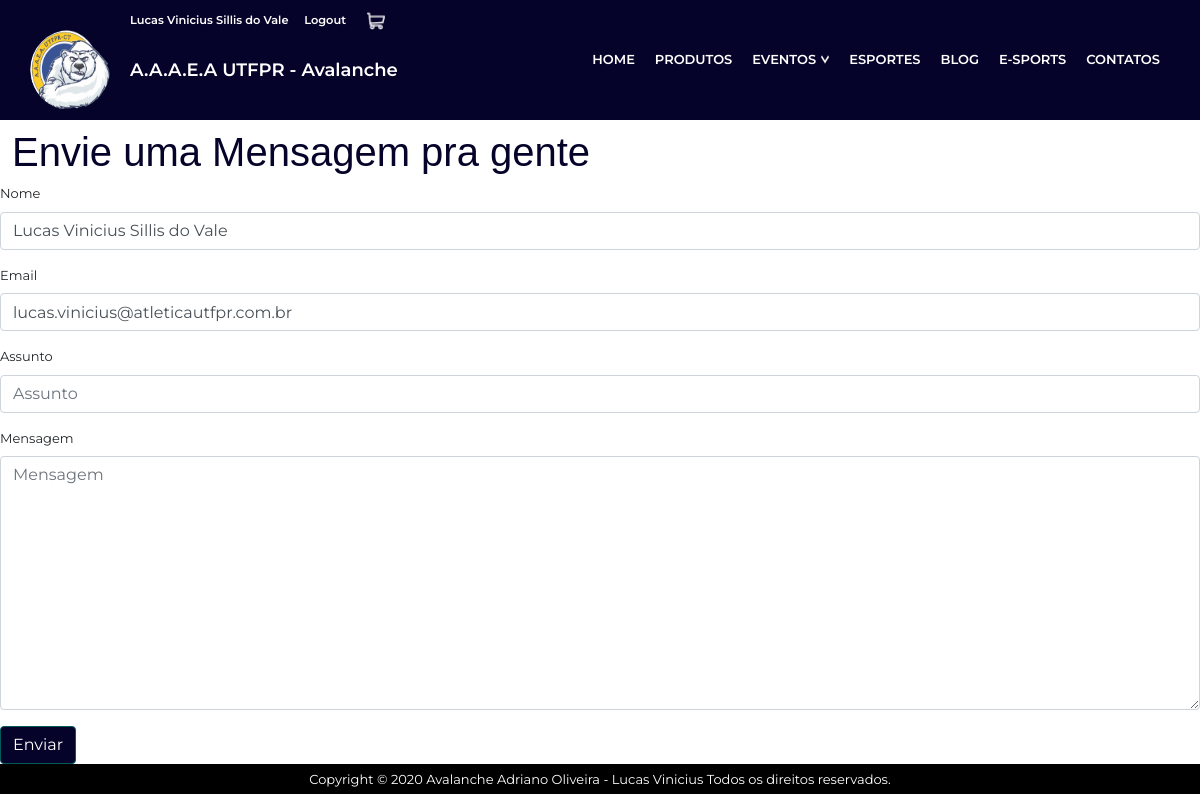
Screenshot of /Contatos/ (signed in) with the database file from the repository.
### Contas/models.py (models this page shows, shortened)
class user(AbstractBaseUser, PermissionsMixin):
    Cursos = (
    ('Nenhum', 'Nenhum'), ('Administração', 'Administração'), ('Arquitetura e Urbanismo', 'Arquitetura e Urbanismo'),
    ('Bacharelado em Química', 'Bacharelado em Química'),
    ('Comunicação Organizacional', 'Comunicação Organizacional'),
    ('Design', 'Design'),
    ('Educação Física', 'Educação Física'),
    ('Engenharia Ambiental e Sanitária', 'Engenharia Ambiental e Sanitária'),
    ('Engenharia Civil', 'Engenharia Civil'),
    ('Engenharia de Computação', 'Engenharia de Computação'),
    ('Engenharia de Controle e Automação', 'Engenharia de Controle e Automação'),
    ('Engenharia Elétrica', 'Engenharia Elétrica'),
    ('Engenharia Eletrônica', 'Engenharia Eletrônica'),
    ('Engenharia Mecânica', 'Engenharia Mecânica'),
    ('Engenharia Mecatrônica', 'Engenharia Mecatrônica'),
    ('Licenciatura em Física', 'Licenciatura em Física'),
    ('Licenciatura em Letras Inglês', 'Licenciatura em Letras Inglês'),
    ('Licenciatura em Letras Português', 'Licenciatura em Letras Português'),
    ('Licenciatura em Matemática', 'Licenciatura em Matemática'),
    ('Licenciatura em Química', 'Licenciatura em Química'),
    ('Sistemas da Informação', 'Sistemas da Informação'),
    ('Tecnologia em Controle e Automação', 'Tecnologia em Controle e Automação'),
    ('Tecnologia em Design Gráfico', 'Tecnologia em Design Gráfico'),
    ('Tecnologia em Radiologia', 'Tecnologia em Radiologia'),
    ('Tecnologia em Sistemas de Telecomunicação', 'Tecnologia em sistemas de Telecomunicação')
    )
    Nome_completo = models.CharField(max_length=255, null=True,unique=True,help_text="Digite o seu nome COMPLETO")
    email = models.EmailField(max_length=255, unique=True, null=True)
    is_active = models.BooleanField(default=True, null=True)
    is_staff = models.BooleanField(default=False, null=True,verbose_name='Diretor')
    Socio = models.BooleanField(default=False, null=True)
    CPF = BRCPFField(max_length=14,unique=True,blank=False,null=False)
    Curso = models.CharField(max_length=255, choices=Cursos, null=True)
    Registro_Academico = models.IntegerField(blank=True,unique=True,null=True,help_text="Caso não é aluno da utfpr,deixar em Branco")
    Telefone = PhoneNumberField(null=False,blank=False,region='BR')
    termos = models.BooleanField(default=True, null=False,verbose_name="Termo de Aceite")
    timestamp = models.DateTimeField(auto_now_add=True, null=True)
    objects = UserManager()
    USERNAME_FIELD = 'email'
    REQUIRED_FIELDS = ['Nome_completo', 'CPF', 'Curso','Telefone']
    def get_nome_completo(self):
        return self.Nome_completo
    def get_email(self):
        return self.email
    @property
    def get_socio(self):
        return self.Socio
    class Meta:
        verbose_name = 'Usuário'
        verbose_name_plural = 'Usuários'
        ordering = ['Nome_completo']

### Avalancheutfpr/views.py (the view)
# urls.py: path('Contatos/', Contatos, name='Contatos'),
def Contatos(request):
    initial = None
    if request.user.is_authenticated:
        initial = {
            'name':request.user.get_nome_completo(),
            'email':request.user.get_email()
                   }
    if request.method == 'POST':
        form = Form_contatos(request.POST, initial=initial)
        if form.is_valid():
            form.save()
            messages.success(request, "Recebemos seu contato e logo retornaremos")
            form = Form_contatos(initial=initial)
            context = {
                'form': form
            }
            return render(request, 'Contatos.html', context)
        else:
            messages.error(request, 'Houve falha no seu contato, verifique os campos do formulario')
    else:
        form = Form_contatos(initial=initial)
    context = {
        'form':form
    }
    return render(request,'Contatos.html',context)

### Avalancheutfpr/forms.py
class Form_contatos(forms.ModelForm):
    class Meta:
        model = contatos
        fields = ['name','email','assunto','mensagem']

### Avalancheutfpr/templates/Contatos.html (shortened to what this page needs)
{% extends 'Base.html' %}
{%load static%}
{%load bootstrap4 %}
{%block body%}
<h1 style="font-family:'Road_Rage', Arial, Helvetica, sans-serif; color:#050329; padding:1vh 0 0 1vw;">Envie uma Mensagem pra gente</h1>
<form  method="post" class="form_contato">
        {%bootstrap_form form%}
        {% buttons%}
        <button type="submit" class="btn btn-primary">Enviar</button>
        {% endbuttons %}
    </form>
{%endblock%}

### Avalancheutfpr/templates/Base.html (shortened to what this page needs)
{% load static %}
{%load bootstrap4 %}
<html>
	<head>
        {% bootstrap_css %}
		<link href="{% static 'css/style.css' %}" rel="stylesheet"/>
	</head>
	<body>
		<header>
            {%if user.is_authenticated%}
            <div class="adicional">
            <div class="usuario"><pre><a href="{%url 'Minha_Conta'%}">{{user.Nome_completo}}</a>     <a href="{%url 'Logout'%}">Logout</a> </pre></div>
            <a href="{% url 'Carrinho'%}"><div class="cart-icon"><img src="{% static 'assets/Cart.png' %}"></div></a>
            </div>
            {%else%}
    <div class="adicional">
        <div class="usuario"><pre><a href="{%url 'Login'%}">Login</a>     <a href="{%url 'Cadastro'%}">Cadastre-se</a></pre></div>
        <a href="{% url 'Carrinho'%}"><div class="cart-icon"><img src="{% static 'assets/Cart.png' %}"></div></a>
    </div>
            {%endif%}
    <div class="header">
        <div class="logo">
            <div class="logoimg"><a href="{% url 'Home'%}"><img src="{%static 'assets/logo.png'%}"></a></div>
        </div>
        <div class="logo-texto"><a href="{% url 'Home'%}">A.A.A.E.A UTFPR - Avalanche</a></div>
        <div class="menu">
             <nav class="menu_nav">
                <ul>
                    <li ><a href="{% url 'Home' %}">Home</a></li>
                    <li><a href="{% url 'Produtos'%}">Produtos</a></li>
                    <li><a href="#">Eventos<img src="{% static 'assets/seta-baixo.png'%}"></a>
                    </li>
                    <li><a href="{% url 'Esportes'%}">Esportes</a></li>
                    <li><a href="{% url 'Blog'%}">Blog</a></li>
                    <li><a href="{% url 'E-sports'%}">E-Sports</a></li>
                    <li><a href="{% url 'Contatos'%}">Contatos</a></li>
                </ul>
            </nav>
        </div>
    </div>
    </header>
		{%block body%}
		{%endblock%}
		<footer>
    <div class="footer--area">
        <div class="footer--item">
                Copyright © 2020  Avalanche Adriano Oliveira - Lucas Vinicius Todos os direitos reservados.
        </div>
    </div>
</footer>
	</body>
</html>

### Avalancheutfpr/static/css/style.css (style rules this page uses)
* { margin:0; padding:0; box-sizing:border-box; }
body { font-family:'Montserrat', Arial, Helvetica, sans-serif; font-size:13px; overflow-x:hidden; }
header { height:120px; background-color:#050329 ; color:#FFF; position: sticky; top: 0; }
.adicional { max-width:1140px; height:20px; margin:auto; padding-top: 12px; display:flex; }
.adicional .usuario a, .adicional .usuario pre { text-decoration: none; font-weight: 600; font-family:'Montserrat', Arial, Helvetica, sans-serif; color: #FFF; }
.adicional .usuario { margin-left: 100px; }
.adicional img { width: 18px; height: 18px; margin-left: 100%; }
.header { max-width:1140px; height:100px; margin:auto; display:flex; align-items:center; }
.logo { width:100px; }
.logoimg img { width:80px; height:80px; background-color:#050329; border-radius:40px; }
.logo-texto { font-size: 18px; font-weight: 600; }
.logo-texto a { text-decoration:None; color:white; }
.menu { flex:1; display:flex; justify-content: flex-end; }
.menu li { list-style:none; }
.menu ul { display:flex; position:relative; }
.menu li a { display:flex; color:#FFF; text-transform: uppercase; font-weight: 600; text-decoration: none; padding-left:10px; padding-right:10px; height:35px; align-items:center; border-bottom:5px solid #050329; }
nav img { width: 13px; height: 13px; padding-left: 5px; }
footer { background-color:#000; }
.footer--item { display: flex; justify-content: center; max-width:1140px; height: 30px; line-height: 30px; margin:auto; color:#FFF; font-size:13px; padding:0 10px 10px 10px; }
.btn-primary { color:#fff;background-color:#050329;border-color:#005a5a }

### rows the page displays
user: Nome_completo "Lucas Vinicius Sillis do Vale", email "lucas.vinicius@atleticautfpr.com.br"
